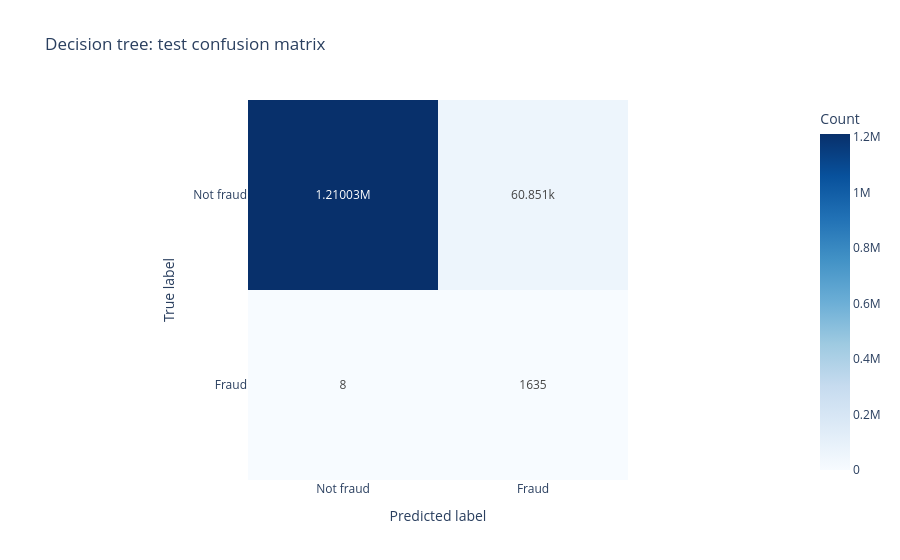

The notebook cell saved with this chart:
### Markdown cell above
## Cell 18

### Evaluate once and compare to an always-non-fraud baseline
`model.score(X_test, y_test)` explicitly returns test accuracy. `model.predict()`
provides predicted labels. Fraud (`1`) is the positive class:

- **Precision:** of flagged transactions, how many are truly fraud?
- **Recall:** of actual frauds, how many did we catch?
- **F1:** harmonic mean of precision and recall.
- **Confusion matrix:** rows = true labels, columns = predicted labels, ordered
  Not fraud then Fraud; cells are TN, FP / FN, TP.

False positives interrupt legitimate payments; false negatives miss fraud.
`zero_division=0` reports precision/F1 as zero when a model predicts no fraud.
The baseline always predicts `0`, regardless of the inputs. Neither this
comparison nor the following outputs is used to retrain or tune the tree.

### Code cell
# Cell 19
test_accuracy = float(model.score(X_test, y_test))
y_pred = model.predict(X_test)
baseline = DummyClassifier(strategy="constant", constant=0)
baseline.fit(X_train, y_train)
baseline_pred = baseline.predict(X_test)

def evaluate_predictions(truth, predictions, accuracy):
    return {
        "accuracy": float(accuracy),
        "precision": float(precision_score(truth, predictions, pos_label=1, zero_division=0)),
        "recall": float(recall_score(truth, predictions, pos_label=1, zero_division=0)),
        "f1": float(f1_score(truth, predictions, pos_label=1, zero_division=0)),
        "confusion_matrix": confusion_matrix(truth, predictions, labels=[0, 1]).tolist()
    }

tree_metrics = evaluate_predictions(y_test, y_pred, test_accuracy)
baseline_metrics = evaluate_predictions(y_test, baseline_pred, baseline.score(X_test, y_test))
metrics_table = pd.DataFrame({
    "Decision tree": {k: v for k, v in tree_metrics.items() if k != "confusion_matrix"},
    "Always Not fraud": {k: v for k, v in baseline_metrics.items() if k != "confusion_matrix"}
}).T
display(metrics_table.style.format("{:.6f}"))
for name, result in [("Decision tree", tree_metrics), ("Always Not fraud", baseline_metrics)]:
    print(name, "confusion matrix (rows=true, columns=predicted):")
    display(pd.DataFrame(result["confusion_matrix"],
        index=["True Not fraud", "True Fraud"],
        columns=["Predicted Not fraud", "Predicted Fraud"]))

cm = np.asarray(tree_metrics["confusion_matrix"])
cm_chart = px.imshow(
    cm, x=["Not fraud", "Fraud"], y=["Not fraud", "Fraud"],
    text_auto=True, color_continuous_scale="Blues",
    labels={"x": "Predicted label", "y": "True label", "color": "Count"},
    title="Decision tree: test confusion matrix"
)
cm_chart.show()
tn, fp, fn, tp = cm.ravel()
display(Markdown(
    f"The tree catches **{tp:,}** frauds and misses **{fn:,}**, with **{fp:,}** "
    f"false alarms. Its fraud precision is **{tree_metrics['precision']:.2%}**, "
    f"recall **{tree_metrics['recall']:.2%}**, and F1 **{tree_metrics['f1']:.4f}**. "
    f"The baseline has **{baseline_metrics['accuracy']:.2%}** accuracy but "
    "**0% fraud recall**. Accuracy alone therefore does not describe fraud detection quality."
))

### Figure 1 — Plotly figure (JSON) as saved in the notebook; plotly's stock layout.template omitted (floating-point values rounded to 4 significant figures)
{"data": [{"coloraxis": "coloraxis", "hovertemplate": "Predicted label: %{x}<br>True label: %{y}<br>Count: %{z}<extra></extra>", "name": "0", "texttemplate": "%{z}", "type": "heatmap", "x": ["Not fraud", "Fraud"], "xaxis": "x", "y": ["Not fraud", "Fraud"], "yaxis": "y", "z": [[1210030, 60851], [8, 1635]]}], "layout": {"coloraxis": {"colorbar": {"title": {"text": "Count"}}, "colorscale": [[0, "rgb(247,251,255)"], [0.125, "rgb(222,235,247)"], [0.25, "rgb(198,219,239)"], [0.375, "rgb(158,202,225)"], [0.5, "rgb(107,174,214)"], [0.625, "rgb(66,146,198)"], [0.75, "rgb(33,113,181)"], [0.875, "rgb(8,81,156)"], [1, "rgb(8,48,107)"]]}, "title": {"text": "Decision tree: test confusion matrix"}, "xaxis": {"anchor": "y", "constrain": "domain", "domain": [0, 1], "scaleanchor": "y", "title": {"text": "Predicted label"}}, "yaxis": {"anchor": "x", "autorange": "reversed", "constrain": "domain", "domain": [0, 1], "title": {"text": "True label"}}}}
